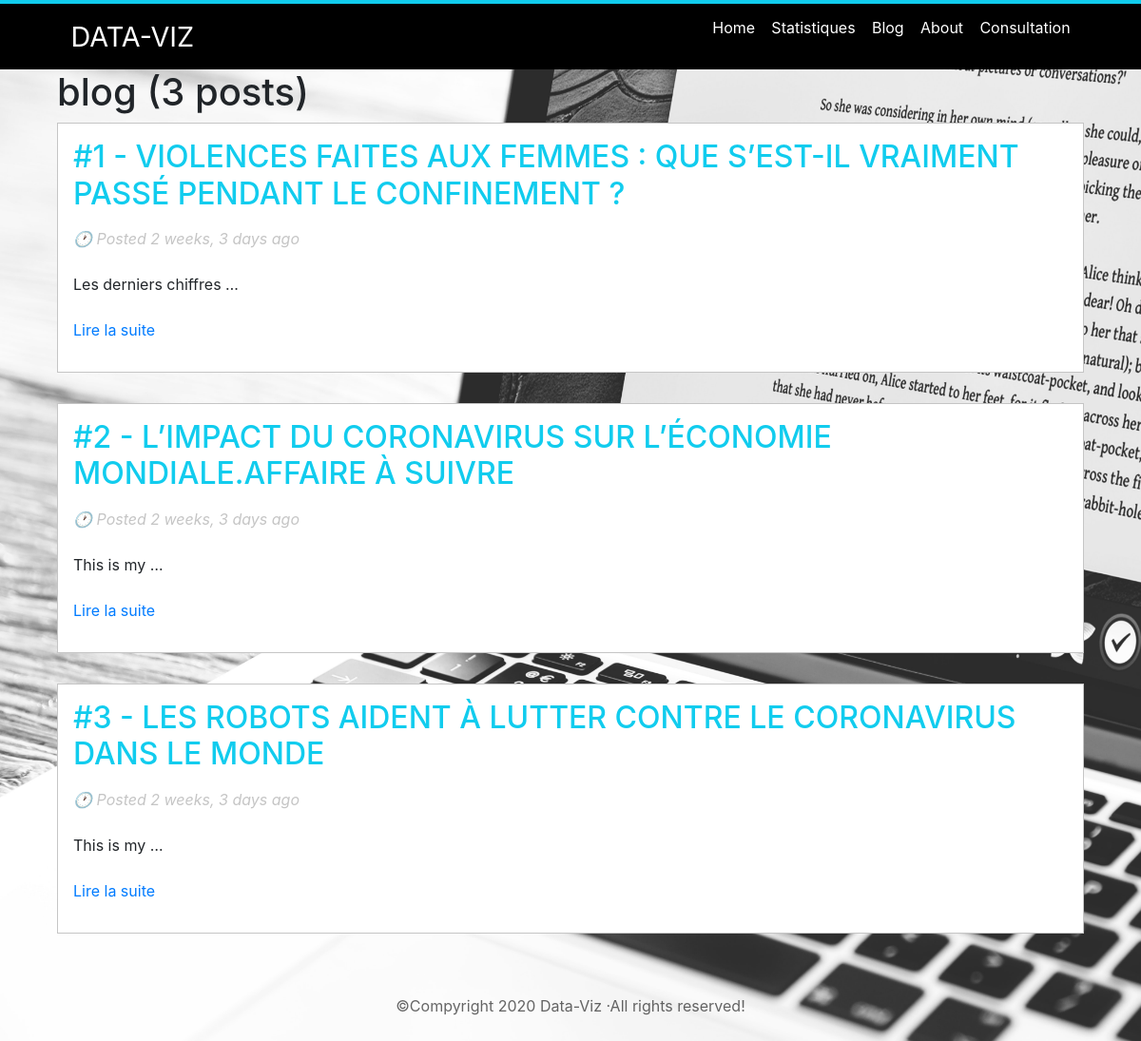
/blog/, run on an earlier commit of the app's database.
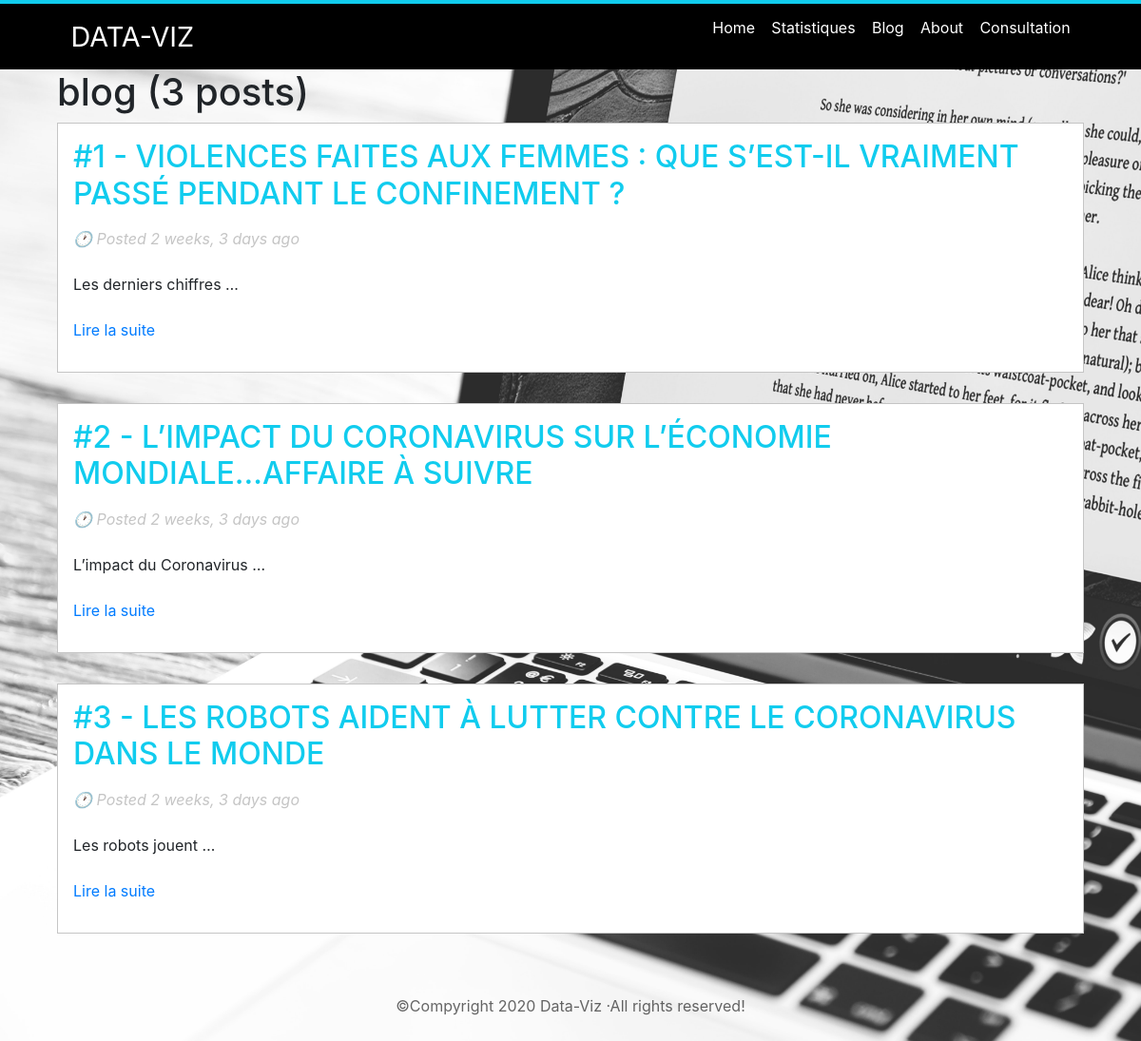
And on a later commit of the database.
### blog/models.py (models this page shows, shortened)
class TimespamtedModel(models.Model):
    created_at=models.DateTimeField(auto_now_add=True)
    updated_at=models.DateTimeField(auto_now=True)
    class Meta:
        abstract=True

class Post(TimespamtedModel):
    title=models.CharField(max_length=255)
    body=models.TextField()

### blog/views.py (the view)
# urls.py: path('', views.index,name='index'),
def index(request):
    posts=Post.objects.all()
    return render(request,'blog/index.html', {'posts':posts})

### blog/templates/blog/index.html (shortened to what this page needs)
{% extends 'layouts/base.html'  %}
{% load static %}
{% block stylesheets %}
<link rel="stylesheet" href="{% static 'blog/css/styles.css' %}">
<link rel="stylesheet" href="https://stackpath.bootstrapcdn.com/bootstrap/4.5.2/css/bootstrap.min.css"
>
{% endblock %}
{% block content%}
<h1>blog ({{posts|length}} posts) </h1>
{% for post in posts %}
<article>
    <h2 class="title"><a href="/blog/posts/{{post.id}}">#{{post.id}} - {{post.title|upper}}</a></h2>
    <p class="time">
        <time datetime="{{post.created_at|date:'Y-m-d'}}">
            🕐 Posted {{post.created_at|timesince}} ago
        </time>
    </p>
    <p class="content">{{post.body|truncatewords:3}}</p>
    <p><a href="/blog/posts/{{post.id}} ">Lire la suite</a></p>
</article>
{% empty %}
<p>Sorry,no posts available.</p>
{% endfor %}
{% endblock %}

### templates/layouts/base.html (shortened to what this page needs)
{% load static %}
<!DOCTYPE html>
<html lang="en">
<head>
    <link rel="stylesheet" href="https://cdnjs.cloudflare.com/ajax/libs/normalize/8.0.1/normalize.min.css">
    <link rel="stylesheet" href="{% static 'css/styles.css' %}">
    {% block stylesheets %}{% endblock %}
</head>
<body>
    {% include 'layouts/_nav.html' %}
    <div class="wrapper">
        {% block content %} {% endblock %}
    </div>
    {% include 'layouts/_footer.html' %}
</body>
</html>

### templates/layouts/_nav.html
<nav class="navbar">
    <div class="wrapper">
        <a href="{% url 'home' %} " class="navbar-brand">DATA-VIZ</a>
        <ul class="navbar-right">
            <li><a href="{% url 'home' %}">Home</a></li>
            <li><a href="{% url 'analyse:analy' %}">Statistiques</a></li>
            <li><a href="{% url 'blog:index' %}">Blog</a></li>
            <li><a href="{% url 'about' %}">About</a></li>
            <li><a href="{% url 'contact' %}">Consultation</a></li>
        </ul>
    </div>
</nav>

### templates/layouts/_footer.html
<footer class="page-footer font-small blue">
    <div class="footer-copyright text-center py-3" style="text-align: center;
  margin-top: 3em;
  color: rgba(0,0,0, 0.6);">
        <p>&copy;Compyright {% now 'Y' %} Data-Viz &middot;All rights reserved!</p>
    </div>
</footer>

### static/css/styles.css (style rules this page uses)
* { margin: 0; padding: 0; }
.wrapper { width: 1140px; max-width: 90%; margin: 0 auto; }
.text-center { text-align: center; }
body { font-family: 'Open Sans', Arial, Helvetica, sans-serif; background-color: #fefefe ; }
.navbar { background-color: #000; border-top: 4px solid #1ce; padding: 1em; }
.navbar .navbar-brand { font-size: 1.8em; color: #FFF; text-decoration: none; }
.navbar .navbar-right { float: right; }
.navbar .navbar-right li { display: inline-block; list-style: none; margin-top: 0.3em; margin-right: 0.8em; }
.navbar .navbar-right li:last-child { margin-right: 0; }
.navbar .navbar-right li a { color: #FFF; text-decoration: none; }

### blog/static/blog/css/styles.css (style rules this page uses)
article { background-color: #fff; border: 1px solid #c5c5c5; margin-bottom: 2em; padding: 1em; box-shadow: 1px 2px 1ps rgba(0,0,0,0.3); }
article .title { margin-bottom: 0.5em; }
article .title a { color: #1ce; text-decoration: none; }
article .time { color: #c5c5c5; font-style: italic; }
article .content { padding: 0.5em 0; }

What changed in the data, as far as the page shows it:
changed Post id 2: title "L’IMPACT DU CORONAVIRUS SUR L’ÉCONOMIE MONDIALE.AFFAIRE À SUIVRE" → "L’IMPACT DU CORONAVIRUS SUR L’ÉCONOMIE MONDIALE...AFFAIRE À SUIVRE"; body "This is my …" → "L’impact du Coronavirus …"
changed Post "LES ROBOTS AIDENT À LUTTER CONTRE LE CORONAVIRUS DANS LE MONDE": body "This is my …" → "Les robots jouent …"
